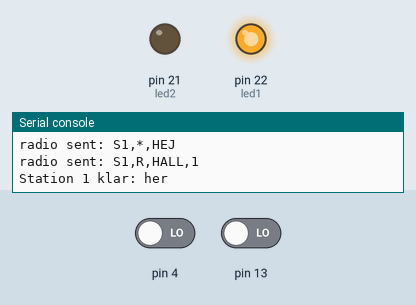
Recording of a program running on a simulated MicroPython board. On the bench: output pins drawn as LEDs (lit = HIGH), the last lines printed to the serial console. Inputs (shaded band) come from the test bench; at power-on: pin 4 LOW, pin 13 LOW. No radio messages arrive unless stated (any console line starting 'radio sent:' is added by the test bench).

Above: at 1.2 s.
1.3 s: pin 4 driven HIGH
At 3.1 s:
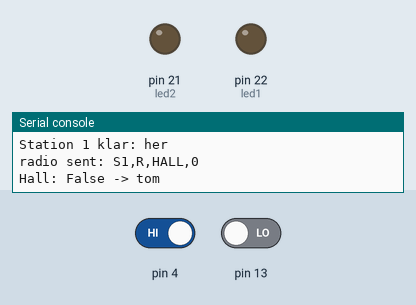
3.8 s: pin 4 driven LOW
At 4.3 s:
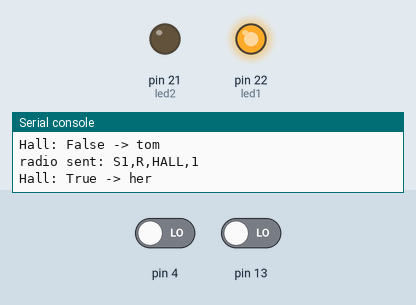
Timing chart, 0 to 6.8 s (numbered marks = the images above; inputs shaded):
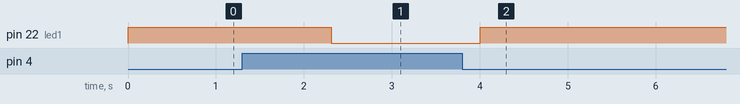

The program:

main.py
```python
from machine import Pin
import time
import gc
import network
import espnow

NR = 1

KANAL = 1
BC = b'\xff' * 6


class Net:
    """Send til alle, indtil modtageren melder sig. Brug derefter unicast."""

    def __init__(self, navn):
        w = network.WLAN(network.STA_IF)
        try:
            w.active(True)
        except OSError:
            gc.collect()
            w.active(True)
        for kw in ({'channel': KANAL}, {'pm': getattr(w, 'PM_NONE', 0)}):
            try:
                w.config(**kw)
            except (OSError, ValueError, AttributeError):
                pass
        self.e = espnow.ESPNow()
        self.e.active(True)
        self.e.add_peer(BC)
        self.navn = navn
        self.mac = {}
        self.send('*', 'HEJ')

    def send(self, til, typ, *data, vigtig=False):
        msg = ','.join((self.navn, til, typ) + tuple(str(d) for d in data))
        mac = self.mac.get(til)
        for _ in range(4 if vigtig else 1):
            try:
                if mac is None:
                    self.e.send(BC, msg, False)
                elif self.e.send(mac, msg, vigtig):
                    return True
            except OSError:
                pass
            if vigtig:
                time.sleep_ms(20)
        return False

    def modtag(self):
        ud = []
        while True:
            mac, msg = self.e.recv(0)
            if msg is None:
                return ud
            try:
                d = msg.decode().split(',')
            except UnicodeError:
                continue
            if len(d) < 3:
                continue
            if self.mac.get(d[0]) != mac:
                try:
                    self.e.add_peer(mac)
                except OSError:
                    pass
                self.mac[d[0]] = mac
                if d[2] == 'HEJ':
                    self.send(d[0], 'HEJ')
            if d[1] == self.navn or d[1] == '*':
                ud.append((d[0], d[2], d[3:]))


class Indgang:
    """Godkend først et signal, når det har været stabilt længe nok."""

    def __init__(self, gpio, ms0, ms1):
        self.p = Pin(gpio, Pin.IN)
        self.ms = (ms0, ms1)
        self.v = self.k = self.p.value()
        self.t = time.ticks_ms()

    def opdater(self, nu):
        x = self.p.value()
        if x != self.k:
            self.k, self.t = x, nu
        elif x != self.v and time.ticks_diff(nu, self.t) >= self.ms[x]:
            self.v = x
        return self.v


def main():
    net = Net('S%d' % NR)
    hall = Indgang(4, 200, 1000)
    knap = Indgang(13, 30, 30)
    led1 = Pin(22, Pin.OUT, value=0)
    led2 = Pin(21, Pin.OUT, value=0)
    bil = hall.v == 0
    tilst = 'her' if bil else 'tom'
    knap_foer = knap.v
    net.send('R', 'HALL', int(bil))
    print('Station', NR, 'klar:', tilst)
    while True:
        nu = time.ticks_ms()
        b = hall.opdater(nu) == 0
        if b != bil:
            bil = b
            net.send('R', 'HALL', int(b))
            if tilst not in ('venter', 'kvit'):
                tilst = 'her' if b else 'tom'
            print('Hall:', b, '->', tilst)
        for fra, typ, d in net.modtag():
            if fra != 'R':
                continue
            if typ == 'HALL?':
                net.send('R', 'HALL', int(bil))
            elif typ == 'AABEN':
                tilst = 'venter'
                print('laaget er aabent - tryk paa knappen')
            elif typ == 'LUKKET':
                tilst = 'leveret'
        k = knap.opdater(nu)
        tryk = k == 0 and knap_foer == 1
        knap_foer = k
        if tilst == 'venter' and tryk:
            if net.send('R', 'KVIT', vigtig=True):
                tilst = 'kvit'
                print('kvitteret')
            else:
                print('KVIT naaede ikke frem - tryk igen')
        elif tryk:
            print('knap trykket (intet aabent laag)')
        led1.value(tilst in ('her', 'venter', 'kvit'))
        led2.value(tilst in ('kvit', 'leveret') or (tilst == 'venter' and nu // 250 % 2))
        time.sleep_ms(5)


main()
```

Measured:
- after the input at 1.3 s, pin 22 (led1): HIGH → LOW after 1.0 s
- after the input at 3.8 s, pin 22 (led1): LOW → HIGH after 0.21 s
